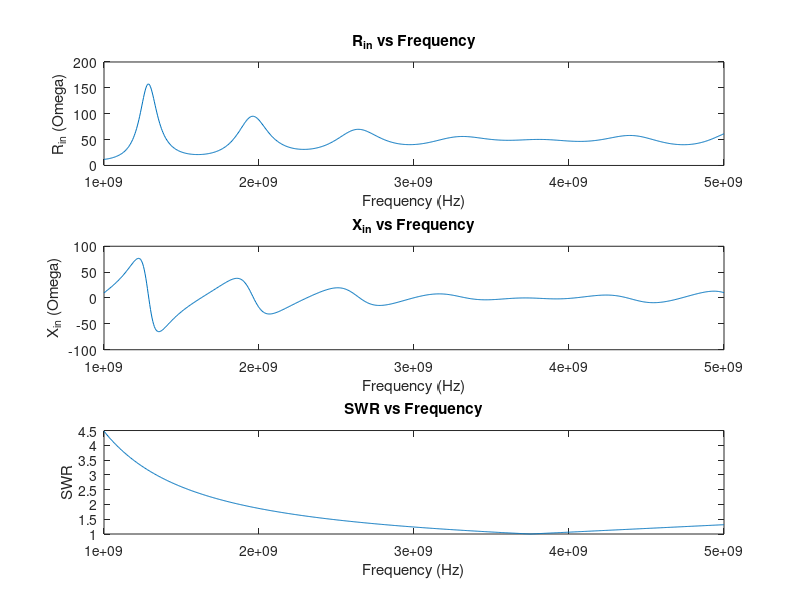

Reproduce this figure in MATLAB.
%#ok<*IJCL>
% Z0 = 50 ohms
% l = 0.2136 m
% Rs = 50 ohms
% Ls = 1 nH
% Cs = 1.8 pF

Z0 = 50; % ohms
l = 0.2136; % m
Rs = 50; % ohms 
Ls = 1e-9; % H
Cs = 1.8e-12; % F
freq = 1e9:5e6:5e9; % Hz
omega = 2*pi*freq; 
c = 299792458; % m/s 

%% a
Zl = Rs + j*omega*Ls + (1./(j*omega*Cs));

%% b
alpha = 0; % attenuation constant is 0 in loss-free TL
beta = omega./c;
Zin = Z0*((Zl+j*Z0.*tan(beta.*l))./(Z0+j*Zl.*tan(beta.*l)));

%% c
Gamma = (Zl-Z0)./(Zl+Z0);

%% d
SWR = (1+abs(Gamma))./(1-abs(Gamma));

%% plots
Rin = real(Zin);
Xin = imag(Zin);


figure(1);
%set(gcf,'WindowState','maximized'); 

subplot(3,1,1)
plot(freq,Rin);
title("R_{in} vs Frequency");
xlabel("Frequency (Hz)");
ylabel("R_{in} (\Omega)");

subplot(3,1,2)
plot(freq,Xin);
title("X_{in} vs Frequency");
xlabel("Frequency (Hz)");
ylabel("X_{in} (\Omega)");

subplot(3,1,3)
plot(freq,SWR);
title("SWR vs Frequency");
xlabel("Frequency (Hz)");
ylabel("SWR");